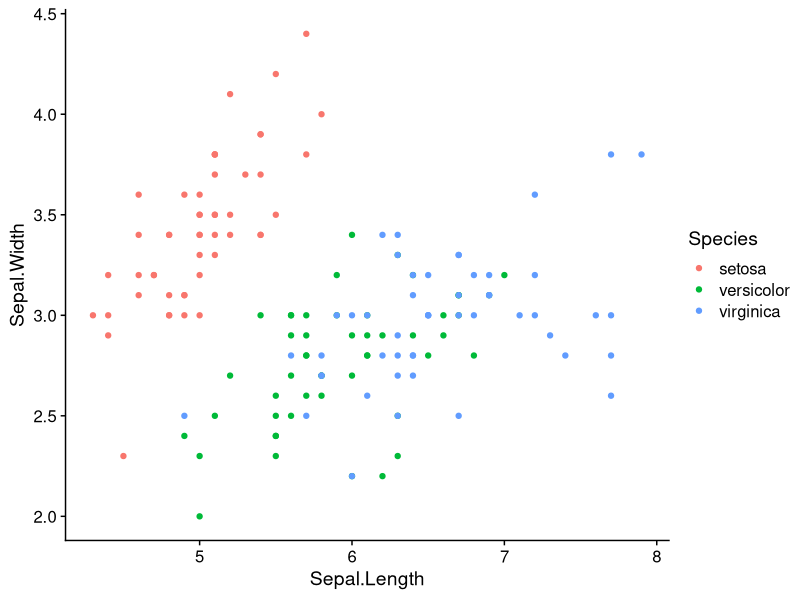

The R script that drew this image:
## ---- chunk 1
# fit a linear regression model
model <- lm(mpg ~ wt, data = mtcars)
# print the model summary
summary(model)
## ---- chunk 2
library(ggplot2)
library(cowplot)
# plot a very nice plot based on iris dataset
ggplot(iris, aes(x = Sepal.Length, y = Sepal.Width, color = Species)) +
  geom_point() +
  theme_half_open()
